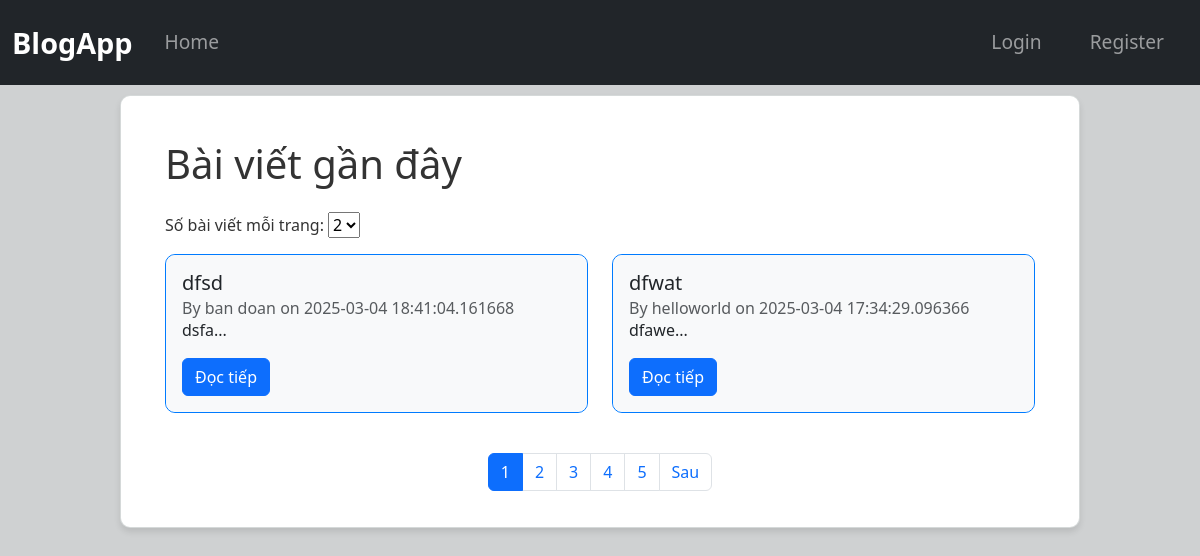
The page / on the database its author committed.
### tables this page shows
CREATE TABLE posts (
            id INTEGER PRIMARY KEY AUTOINCREMENT,
            title TEXT NOT NULL,
            content TEXT NOT NULL,
            username TEXT,
            date_posted TIMESTAMP DEFAULT CURRENT_TIMESTAMP
        );

### app/routes_post.py (the view)
@post_bp.route("/")
def home():
    page = request.args.get("page", 1, type=int)
    per_page = request.args.get("per_page", 2, type=int)
    db = get_db()
    total_posts = db.execute("SELECT COUNT(*) FROM posts").fetchone()[0]
    total_pages = (total_posts + per_page - 1) // per_page
    posts = db.execute(
        "SELECT * FROM posts ORDER BY date_posted DESC LIMIT ? OFFSET ?",
        (per_page, (page - 1) * per_page)
    ).fetchall()
    return render_template("index.html", posts=posts,per_page = per_page,page = page,total_pages=total_pages,current_user = current_user)

### app/db.py (called while the page is built)
def get_db():
    if "db" not in g:
        g.db = sqlite3.connect(DATABASE)
        g.db.row_factory = sqlite3.Row  # Trả về dict thay vì tuple
    return g.db

### app/templates/index.html (shortened to what this page needs)
{% extends "base.html" %}
{% block content %}
    <div class="container">
        <h1 class="mb-4">Bài viết gần đây</h1>
        <form method="GET" action="{{ url_for('post_bp.home') }}" class="mb-3">
            <label for="per_page">Số bài viết mỗi trang:</label>
            <select name="per_page" id="per_page" onchange="this.form.submit()">
                <option value="2" {% if per_page == 2 %}selected{% endif %}>2</option>
            </select>
        </form>
        <div class="row">
            {% for post in posts %}
                <div class="col-md-6">
                    <div class="card mb-3">
                        <div class="card-body">
                            <h5 class="card-title">{{ post.title }}</h5>
                            <h6 class="card-subtitle text-muted">
                                By {{ post.username }} on {{ post.date_posted }}
                            </h6>
                            <p class="post-preview">
                                {{ post.content|replace('\n', '<br>') | safe }}...
                            </p>
                            <a href="{{ url_for('post_bp.post_detail', post_id=post.id) }}" class="btn btn-primary">Đọc tiếp</a>
                        </div>
                    </div>
                </div>
                {% else %}
                    <p>Không có bài viết nào.</p>
            {% endfor %}
        </div>
        <nav aria-label="Page navigation">
            <ul class="pagination justify-content-center mt-4">
                {% for p in range(1, total_pages + 1) %}
                    <li class="page-item {% if p == page %}active{% endif %}">
                        <a class="page-link" href="{{ url_for('post_bp.home', page=p,per_page = per_page) }}">{{ p }}</a>
                    </li>
                {% endfor %}
                {% if page < total_pages %}
                    <li class="page-item">
                        <a class="page-link" href="{{ url_for('post_bp.home', page=page+1,per_page = per_page) }}">Sau</a>
                    </li>
                {% endif %}
            </ul>
        </nav>
    </div>
{% endblock %}

### app/static/css/style.css (style rules this page uses)
body { background-color: #cfd1d2; color: #333333; }
.mb-3 { border-radius: 10px; border-color: #007BFF ; }
.card-body { border-radius: 10px; border: 1px ; overflow: hidden; background-color: #F8F9FA ; }
.container { max-width: 1200px; }
.post-preview { display: -webkit-box; -webkit-line-clamp: 2; -webkit-box-orient: vertical; overflow: hidden; text-overflow: ellipsis; max-height: 3em; }

### rows shown on the page
posts: title "dfsd", username "ban doan", date_posted "2025-03-04 18:41:04.161668", content "dsfa"
posts: title "dfwat", username "helloworld", date_posted "2025-03-04 17:34:29.096366", content "dfawe"

### other values the page prints
{{ p }} "1" "2" "3" "4" "5"
